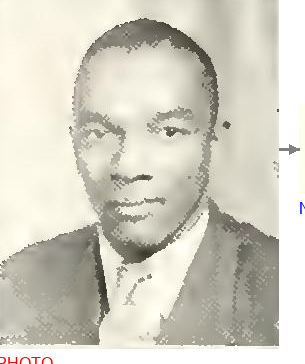
#> input picture code/OCR/relationship_views_input/crop_advanced.png, 305 x 364 px; its folder holds only this picture in this run
$ python OCR_relationship_views.py
#> lines starting #> are read from the running program, lines starting #| are printed output that depends on the picture; after the words box and inside, x2 and y2 are one past the last pixel; in counts of white or black regions, pixels touching at a corner belong together
#> further down, img_cv is the input picture: shape (364, 305, 3); mean B, G, R 195.2, 208.2, 211
#Install Tesseract--for mac write "brew install tesseract" in terminal
import pytesseract #pip install pytesseract in terminal
import cv2 #pip install opencv
from PIL import Image
import sys
import os
import glob


script_dir = os.path.dirname(os.path.abspath(__file__))
image_dir = os.path.join(script_dir, 'relationship_views_input')
image_files = glob.glob(os.path.join(image_dir, '*.png'))

def preprocess(image):
    #Grayscale
    gray = cv2.cvtColor(image, cv2.COLOR_BGR2GRAY)

    #CLAHE (Contrast Limited Adaptive Histogram Equalization)
    #Enhances local contrast without affecting overall brightness
    clahe = cv2.createCLAHE(clipLimit=2.0, tileGridSize=(8, 8))
    enhanced = clahe.apply(gray)
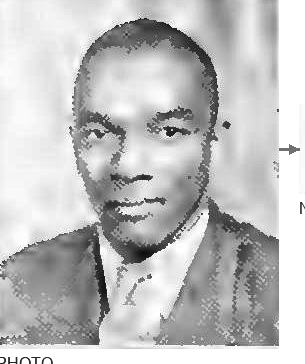
#> enhanced: shape (364, 305); min 12, max 255, mean 192.9

    #Denoise using bilateral filter (preserves edges)
    denoised = cv2.bilateralFilter(enhanced, 9, 75, 75)
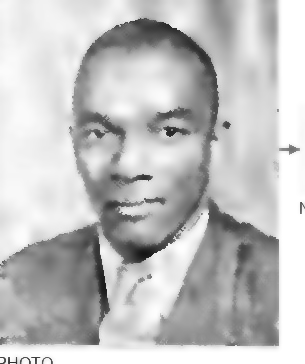
#> denoised: shape (364, 305); min 20, max 255, mean 192.9

    #Light blur to reduce noise while keeping text sharp
    blurred = cv2.GaussianBlur(denoised, (3, 3), 0)

    #Upscale 2x for better OCR accuracy
    upscaled = cv2.resize(blurred, None, fx=2, fy=2, interpolation=cv2.INTER_CUBIC)

    #Final adaptive thresholding (better than simple threshold for varying lighting)
    binary = cv2.adaptiveThreshold(
        upscaled, 255, cv2.ADAPTIVE_THRESH_GAUSSIAN_C,
        cv2.THRESH_BINARY, 11, 2
    )
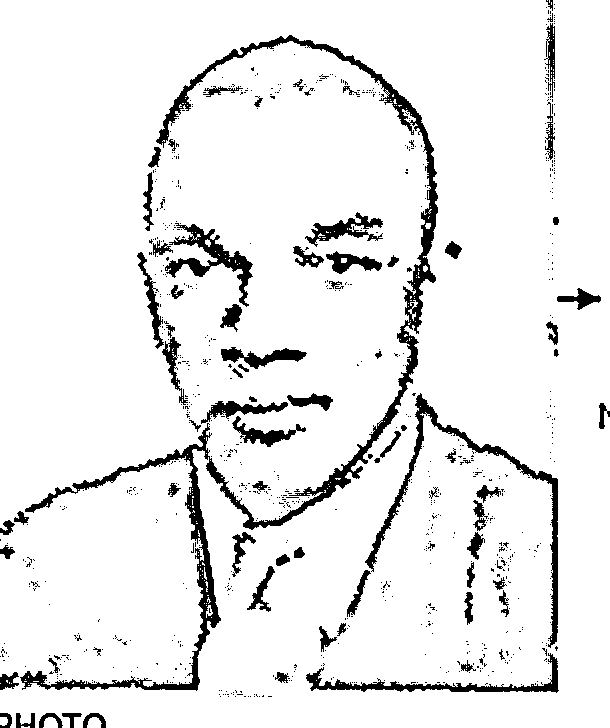
#> binary: shape (728, 610); 92.3% white; 831 black regions (751 under 20 px), largest, box (x1, y1, x2, y2) and area: (20, 35, 438, 691) 12093, (365, 393, 558, 648) 3079, (165, 223, 253, 307) 1848

    return binary

script_dir = os.path.dirname(os.path.abspath(__file__))
output_dir = os.path.join(script_dir, 'relationship_views_output')
os.makedirs(output_dir, exist_ok=True)

for image_path in image_files:

    img_cv = cv2.imread(image_path)

    img_proc = preprocess(img_cv)
#> (the run stopped early here; a loop or call above may not have finished)

$ run again, on code/OCR/relationship_views_input/relationship_001_student_view.png
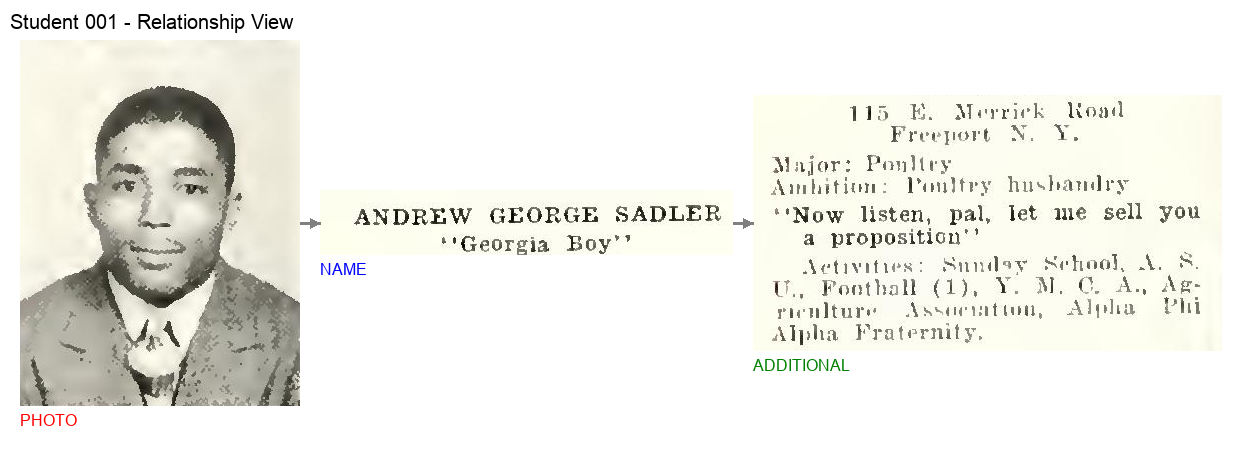
#> input picture code/OCR/relationship_views_input/relationship_001_student_view.png, 1242 x 466 px
#> img_cv is the input picture: shape (466, 1242, 3); mean B, G, R 233.7, 239.5, 239.8
#> in preprocess, `enhanced = clahe.apply(gray)`:
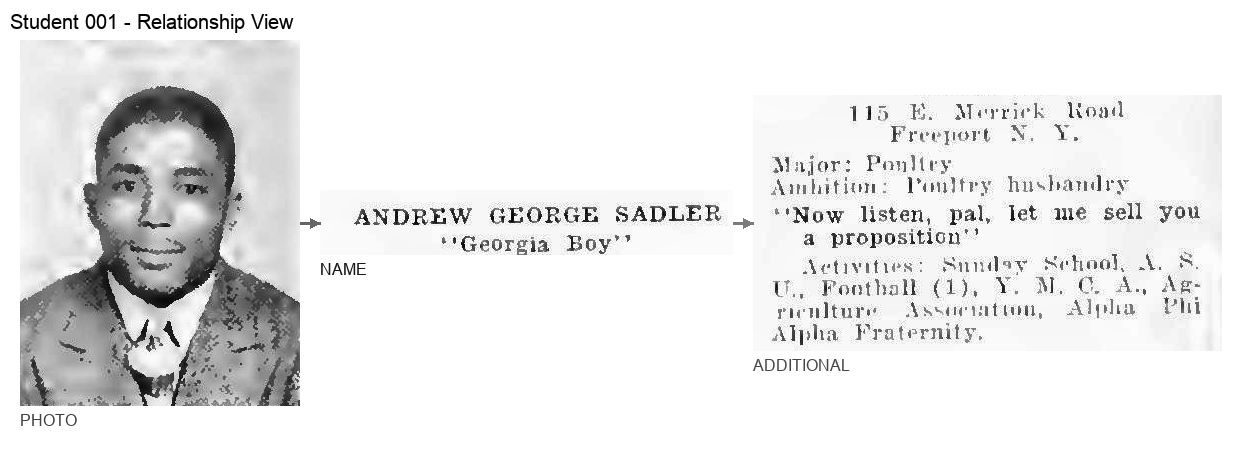
#> enhanced: shape (466, 1242); min 1, max 255, mean 234
#> in preprocess, `binary = cv2.adaptiveThreshold( upscaled, 255, cv2.ADAPTIVE_THRESH_GAU..`:
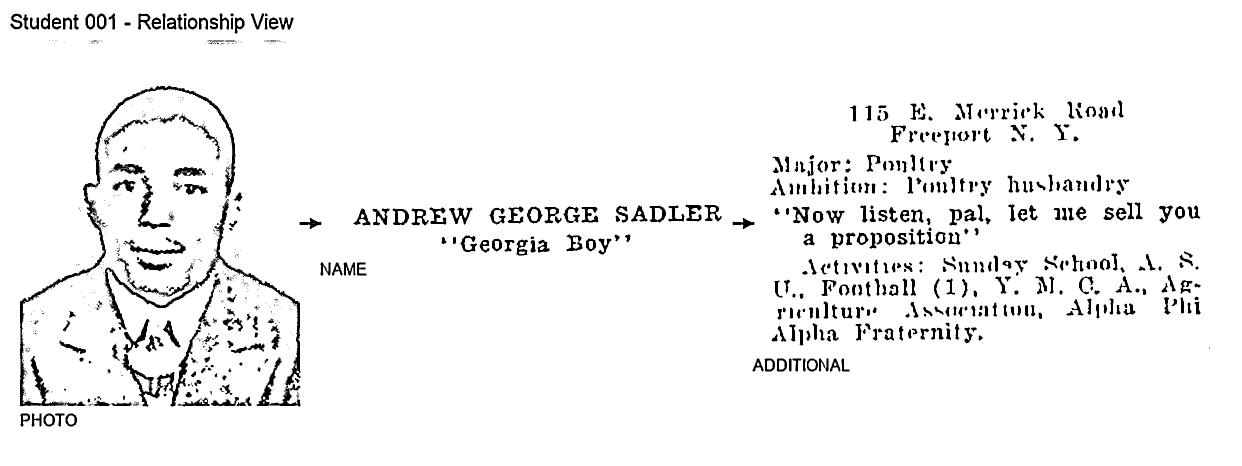
#> binary: shape (932, 2484) (shown at 1/2 size); 95.3% white; 1077 black regions (557 under 20 px), largest, box (x1, y1, x2, y2) and area: (39, 171, 471, 813) 8864, (210, 398, 601, 813) 7735, (245, 659, 402, 813) 3438
